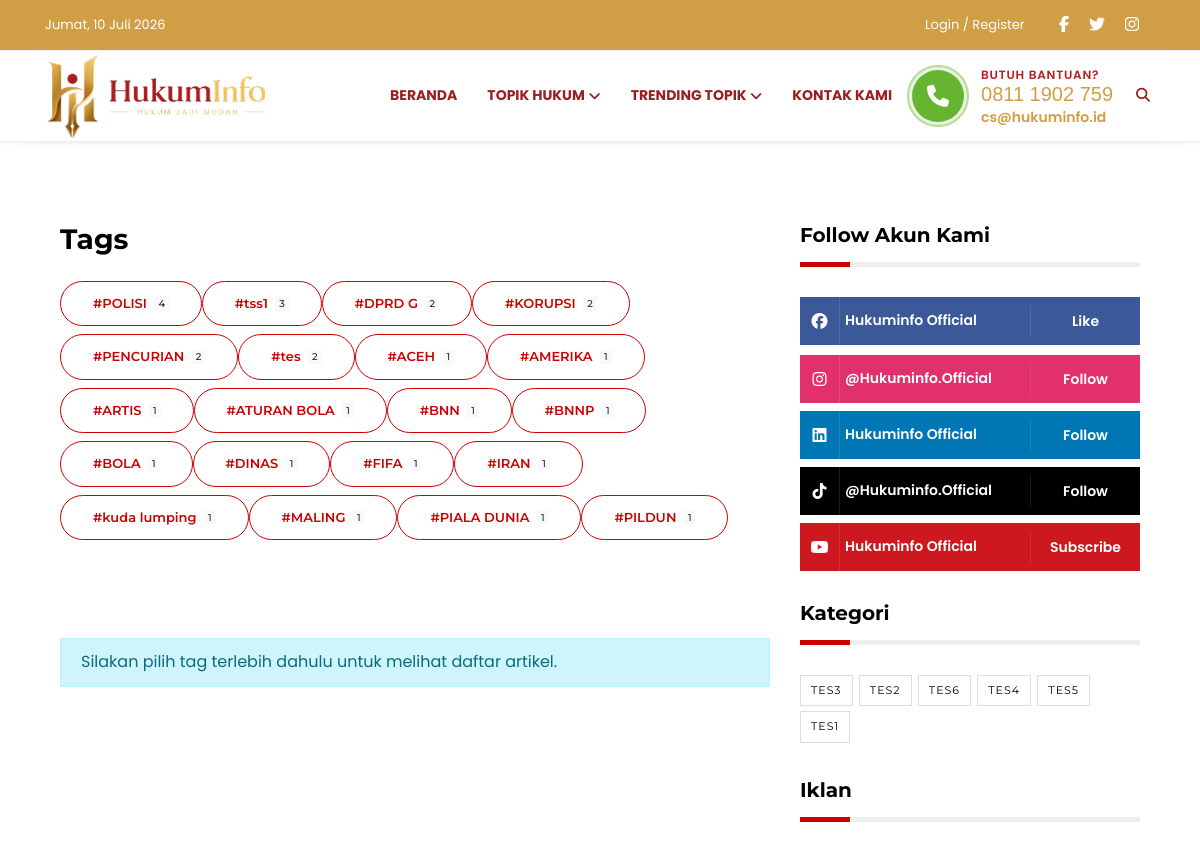
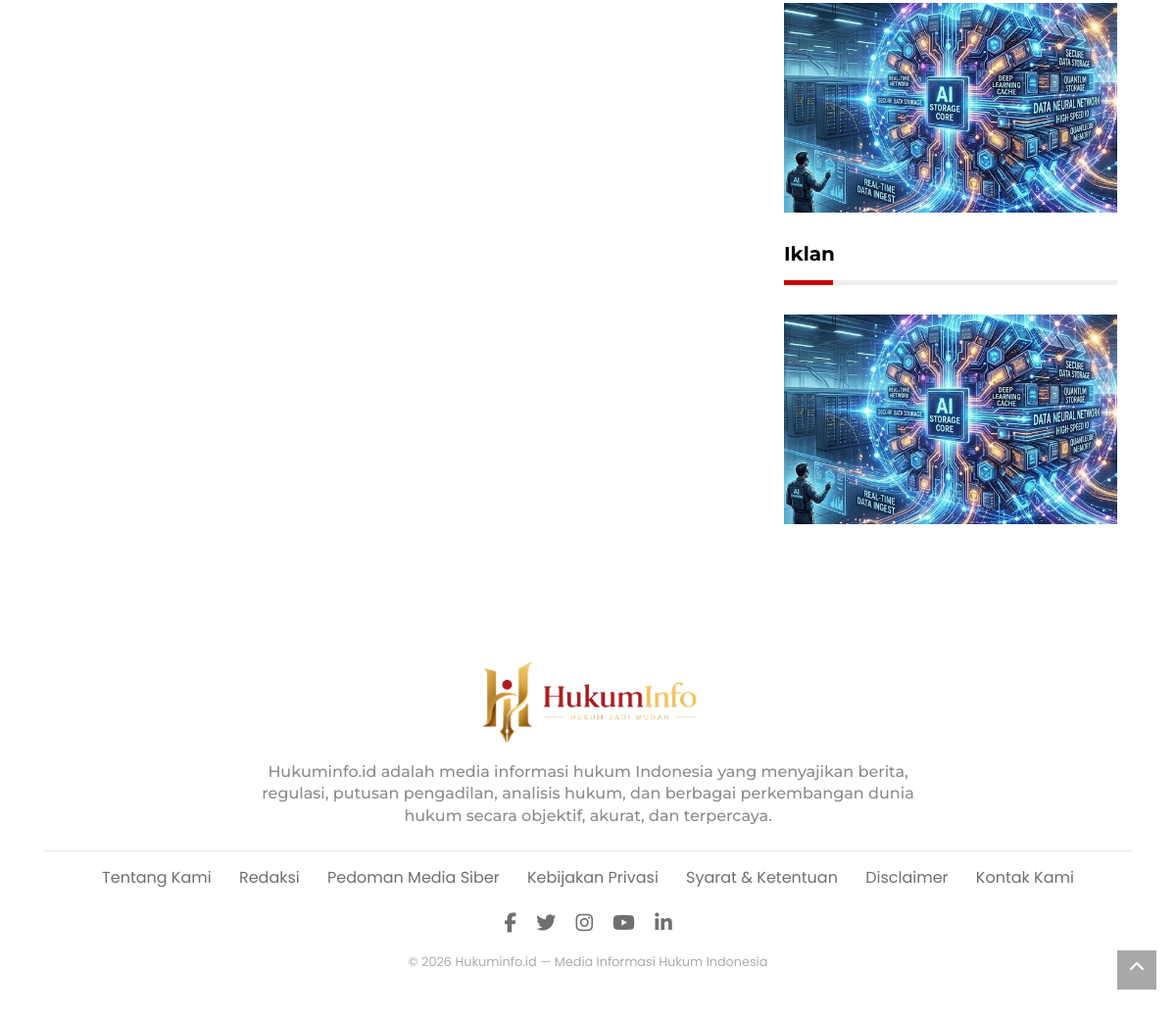
Page /tags.php on the committed database (2 pictures, top to bottom).
### tables this page shows
CREATE TABLE `tags` (
  `id` int(11) NOT NULL,
  `tag_name` varchar(100) NOT NULL,
  `tag_slug` varchar(100) NOT NULL,
  `created_at` datetime NOT NULL DEFAULT current_timestamp()
);

CREATE TABLE `social_media` (
  `id` int(11) NOT NULL,
  `platform_id` int(11) NOT NULL,
  `account_name` varchar(150) NOT NULL,
  `link_platform` varchar(255) NOT NULL,
  `created_at` datetime NOT NULL DEFAULT current_timestamp(),
  `update_at` datetime NOT NULL DEFAULT '0000-00-00 00:00:00' ON UPDATE current_timestamp()
);

CREATE TABLE `list_socmed` (
  `id` int(11) NOT NULL,
  `name_platform` varchar(100) NOT NULL,
  `created_at` datetime NOT NULL DEFAULT current_timestamp()
);

CREATE TABLE `post_category` (
  `id` int(11) NOT NULL,
  `name_category` varchar(255) NOT NULL,
  `desc_category` text NOT NULL,
  `slug` varchar(255) NOT NULL,
  `created_at` datetime NOT NULL DEFAULT current_timestamp(),
  `update_at` datetime NOT NULL DEFAULT '0000-00-00 00:00:00' ON UPDATE current_timestamp()
);

CREATE TABLE `ads` (
  `id` bigint(20) NOT NULL,
  `ad_title` varchar(255) NOT NULL,
  `ad_img` varchar(255) NOT NULL,
  `ad_link` varchar(255) NOT NULL,
  `ad_request` varchar(255) NOT NULL,
  `created_at` datetime NOT NULL DEFAULT current_timestamp()
);

### tags.php (the view, shortened to what this page needs)
<?php
require_once 'koneksi.php';
$selectedTag = '';
$tagsPerPage = 20;
$tagPage = isset($_GET['tag_page']) ? max(1, (int)$_GET['tag_page']) : 1;
$tagOffset = ($tagPage - 1) * $tagsPerPage;
$tagsQuery = mysqli_query($conn, "
    SELECT
        t.id,
        t.tag_name,
        t.tag_slug,
        COUNT(DISTINCT p.id) total_posts
    FROM tags t
    INNER JOIN post_tags pt
        ON pt.tag_id = t.id
    INNER JOIN post p
        ON p.id = pt.post_id
    WHERE p.status='publish'
    GROUP BY t.id
    ORDER BY total_posts DESC, t.tag_name ASC
    LIMIT $tagOffset,$tagsPerPage
");
$selectedTagData = null;
$sidebarCategoryQuery = mysqli_query($conn, "
    SELECT
        id,
        name_category
    FROM post_category
    ORDER BY RAND()
");
$sidebarCategories = [];
while ($row = mysqli_fetch_assoc($sidebarCategoryQuery)) {
    $sidebarCategories[] = $row;
}
$socialMediaQuery = mysqli_query($conn, "
    SELECT
        sm.account_name,
        sm.link_platform,
        ls.name_platform
    FROM social_media sm
    INNER JOIN list_socmed ls
        ON ls.id = sm.platform_id
    ORDER BY sm.id ASC
");
$adsQuery = mysqli_query($conn, "
    SELECT
        id,
        ad_title,
        ad_img,
        ad_link
    FROM ads
    ORDER BY RAND()
    LIMIT 1
");
$adsData = mysqli_fetch_assoc($adsQuery);
?>
<!DOCTYPE html>
<html lang="id">
<head>
    <link href="./css/styles.css?537a1bbd0e5129401d28" rel="stylesheet">
    <link rel="stylesheet"
        href="https://cdnjs.cloudflare.com/ajax/libs/font-awesome/6.5.2/css/all.min.css">
    <link rel="stylesheet"
        href="https://cdnjs.cloudflare.com/ajax/libs/font-awesome/6.5.2/css/v4-shims.min.css">
</head>
<body>
    <header>
        <div class="topbar d-none d-sm-block">
            <?php include 'includes/top-header.php'; ?>
        </div>
        <div class="navigation-wrap navigation-shadow bg-white">
            <?php include 'includes/navbar.php'; ?>
        </div>
    </header>
    <section class="wrapper__section my-5">
        <div class="container">
            <div class="mt-4">
                <div class="container">
                    <div class="row">
                        <div class="col-md-8">
                            <div class="mb-4">
                                <h3 class="border_section mb-4">Tags</h3>
                                <div class="d-flex flex-wrap gap-2">
                                    <?php while ($tag = mysqli_fetch_assoc($tagsQuery)): ?>
                                        <?php
                                        $isActive = ($selectedTag == $tag['tag_slug']);
                                        ?>
                                        <a
                                            href="?tag=<?= urlencode($tag['tag_slug']); ?>&tag_page=<?= $tagPage; ?>"
                                            class="btn <?= $isActive ? 'btn-primary' : 'btn-outline-primary'; ?> rounded-pill mb-2">
                                            #<?= htmlspecialchars($tag['tag_name']); ?>
                                            <span class="badge badge-light ml-1">
                                                <?= number_format($tag['total_posts']); ?>
                                            </span>
                                        </a>
                                    <?php endwhile; ?>
                                </div>
                            </div>
                            <nav class="mt-4">
                            </nav>
                            <aside class="wrapper__list__article mb-0">
                                <?php if (empty($selectedTagData)): ?>
                                    <div class="alert alert-info mb-0">
                                        Silakan pilih tag terlebih dahulu untuk melihat daftar artikel.
                                    </div>
                                <?php endif; ?>
                            </aside>
                        </div>
                        <div class="col-md-4">
                            <div class="sticky-top">
                                <aside class="wrapper__list__article">
                                    <h4 class="border_section">Follow Akun Kami</h4>
                                    <div class="wrap__social__media">
                                        <?php while ($socmed = mysqli_fetch_assoc($socialMediaQuery)): ?>
                                            <?php
                                            $platform = strtolower(trim($socmed['name_platform']));
                                            switch ($platform) {
                                                case 'facebook':
                                                    $class  = 'facebook';
                                                    $icon   = 'fa-facebook';
                                                    $action = 'like';
                                                    break;
                                                case 'youtube':
                                                    $class  = 'youtube';
                                                    $icon   = 'fa-youtube';
                                                    $action = 'subscribe';
                                                    break;
                                                case 'instagram':
                                                    $class  = 'instagram';
                                                    $icon   = 'fa-instagram';
                                                    $action = 'follow';
                                                    break;
                                                case 'linkedin':
                                                    $class  = 'linkedin';
                                                    $icon   = 'fa-linkedin';
                                                    $action = 'follow';
                                                    break;
                                                case 'tiktok':
                                                    $class  = 'tiktok';
                                                    $icon   = 'fa-tiktok';
                                                    $action = 'follow';
                                                    break;
                                            }
                                            ?>
                                            <a
                                                href="<?= htmlspecialchars($socmed['link_platform']); ?>"
                                                target="_blank">
                                                <div class="social__media__widget <?= $class; ?>">
                                                    <span class="social__media__widget-icon">
                                                        <i class="fab <?= $icon; ?>"></i>
                                                    </span>
                                                    <span class="social__media__widget-counter">
                                                        <?= htmlspecialchars($socmed['account_name']); ?>
                                                    </span>
                                                    <span class="social__media__widget-name">
                                                        <?= ucfirst($action); ?>
                                                    </span>
                                                </div>
                                            </a>
                                        <?php endwhile; ?>
                                    </div>
                                </aside>
                                <aside class="wrapper__list__article">
                                    <h4 class="border_section">
                                        Kategori
                                    </h4>
                                    <div class="blog-tags p-0">
                                        <ul class="list-inline">
                                            <?php
                                            $maxCategories = 15;
                                            foreach (
                                                array_slice(
                                                    $sidebarCategories,
                                                    0,
                                                    $maxCategories
                                                ) as $category
                                            ) :
                                            ?>
                                                <li class="list-inline-item">
                                                    <a href="kategori.php?category=<?= $category['id']; ?>">
                                                        <?= htmlspecialchars($category['name_category']); ?>
                                                    </a>
                                                </li>
                                            <?php endforeach; ?>
                                        </ul>
                                    </div>
                                </aside>
                                <?php if ($adsData): ?>
                                    <aside class="wrapper__list__article">
                                        <h4 class="border_section">
                                            Iklan
                                        </h4>
                                        <a
                                            href="<?= htmlspecialchars($adsData['ad_link']); ?>"
                                            target="_blank"
                                            rel="noopener noreferrer"
                                            title="<?= htmlspecialchars($adsData['ad_title']); ?>">
                                            <figure class="mb-0">
                                                <img
                                                    src="dashboard/assets/images/uploads/ads/<?= htmlspecialchars($adsData['ad_img']); ?>"
                                                    alt="<?= htmlspecialchars($adsData['ad_title']); ?>"
                                                    title="<?= htmlspecialchars($adsData['ad_title']); ?>"
                                                    class="img-fluid w-100">
                                            </figure>
                                        </a>
                                    </aside>
                                <?php endif; ?>
                                <?php if ($adsData): ?>
                                    <aside class="wrapper__list__article">
                                        <h4 class="border_section">
                                            Iklan
                                        </h4>
                                        <a
                                            href="<?= htmlspecialchars($adsData['ad_link']); ?>"
                                            target="_blank"
                                            rel="noopener noreferrer"
                                            title="<?= htmlspecialchars($adsData['ad_title']); ?>">
                                            <figure class="mb-0">
                                                <img
                                                    src="dashboard/assets/images/uploads/ads/<?= htmlspecialchars($adsData['ad_img']); ?>"
                                                    alt="<?= htmlspecialchars($adsData['ad_title']); ?>"
                                                    title="<?= htmlspecialchars($adsData['ad_title']); ?>"
                                                    class="img-fluid w-100">
                                            </figure>
                                        </a>
                                    </aside>
                                <?php endif; ?>
                            </div>
                        </div>
                    </div>
                </div>
            </div>
        </div>
    </section>
    <section class="wrapper__section p-0">
        <div class="wrapper__section__components">
            <?php include 'includes/footer.php'; ?>
        </div>
    </section>
    <a href="javascript:" id="return-to-top"><i class="fa fa-chevron-up"></i></a>
</body>
</html>

### rows in the picture
tags: tag_name "POLISI", total_posts "4"
tags: tag_name "tss1", total_posts "3"
tags: tag_name "DPRD G", total_posts "2"
tags: tag_name "KORUPSI", total_posts "2"
tags: tag_name "PENCURIAN", total_posts "2"
tags: tag_name "tes", total_posts "2"
tags: tag_name "ACEH", total_posts "1"
tags: tag_name "AMERIKA", total_posts "1"
tags: tag_name "ARTIS", total_posts "1"
tags: tag_name "ATURAN BOLA", total_posts "1"
tags: tag_name "BNN", total_posts "1"
tags: tag_name "BNNP", total_posts "1"
tags: tag_name "BOLA", total_posts "1"
tags: tag_name "DINAS", total_posts "1"
tags: tag_name "FIFA", total_posts "1"
tags: tag_name "IRAN", total_posts "1"
tags: tag_name "kuda lumping", total_posts "1"
tags: tag_name "MALING", total_posts "1"
tags: tag_name "PIALA DUNIA", total_posts "1"
tags: tag_name "PILDUN", total_posts "1"
social_media: account_name "Hukuminfo Official", list_socmed.name_platform "Like"
social_media: account_name "@Hukuminfo.official", list_socmed.name_platform "Follow"
social_media: account_name "Hukuminfo Official", list_socmed.name_platform "Follow"
social_media: account_name "@Hukuminfo.official", list_socmed.name_platform "Follow"
social_media: account_name "Hukuminfo Official", list_socmed.name_platform "Subscribe"
post_category: name_category "TES3"
post_category: name_category "TES2"
post_category: name_category "TES6"
post_category: name_category "TES4"
post_category: name_category "TES5"
post_category: name_category "TES1"
ads: ad_img (picture)
